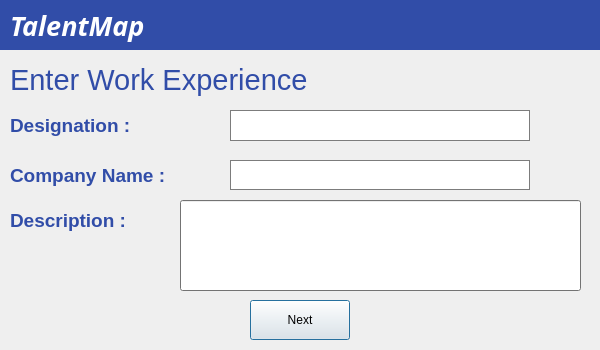
<?xml version="1.0" encoding="UTF-8"?>
<ui version="4.0">
 <class>Dialog</class>
 <widget class="QDialog" name="Dialog">
  <property name="geometry">
   <rect>
    <x>0</x>
    <y>0</y>
    <width>600</width>
    <height>350</height>
   </rect>
  </property>
  <property name="windowTitle">
   <string>TalentMap</string>
  </property>
  <property name="windowOpacity">
   <double>1.000000000000000</double>
  </property>
  <property name="autoFillBackground">
   <bool>false</bool>
  </property>
  <widget class="QWidget" name="widget" native="true">
   <property name="geometry">
    <rect>
     <x>0</x>
     <y>0</y>
     <width>600</width>
     <height>50</height>
    </rect>
   </property>
   <property name="palette">
    <palette>
     <active>
      <colorrole role="Base">
       <brush brushstyle="SolidPattern">
        <color alpha="255">
         <red>255</red>
         <green>255</green>
         <blue>255</blue>
        </color>
       </brush>
      </colorrole>
      <colorrole role="Window">
       <brush brushstyle="SolidPattern">
        <color alpha="255">
         <red>49</red>
         <green>77</green>
         <blue>168</blue>
        </color>
       </brush>
      </colorrole>
     </active>
     <inactive>
      <colorrole role="Base">
       <brush brushstyle="SolidPattern">
        <color alpha="255">
         <red>255</red>
         <green>255</green>
         <blue>255</blue>
        </color>
       </brush>
      </colorrole>
      <colorrole role="Window">
       <brush brushstyle="SolidPattern">
        <color alpha="255">
         <red>49</red>
         <green>77</green>
         <blue>168</blue>
        </color>
       </brush>
      </colorrole>
     </inactive>
     <disabled>
      <colorrole role="Base">
       <brush brushstyle="SolidPattern">
        <color alpha="255">
         <red>49</red>
         <green>77</green>
         <blue>168</blue>
        </color>
       </brush>
      </colorrole>
      <colorrole role="Window">
       <brush brushstyle="SolidPattern">
        <color alpha="255">
         <red>49</red>
         <green>77</green>
         <blue>168</blue>
        </color>
       </brush>
      </colorrole>
     </disabled>
    </palette>
   </property>
   <property name="autoFillBackground">
    <bool>true</bool>
   </property>
   <widget class="QLabel" name="label">
    <property name="geometry">
     <rect>
      <x>10</x>
      <y>0</y>
      <width>171</width>
      <height>51</height>
     </rect>
    </property>
    <property name="font">
     <font>
      <family>STCaiyun</family>
     </font>
    </property>
    <property name="text">
     <string>&lt;html&gt;&lt;head/&gt;&lt;body&gt;&lt;p&gt;&lt;span style=&quot; font-size:20pt; font-weight:600; font-style:italic; color:#ffffff;&quot;&gt;TalentMap&lt;/span&gt;&lt;/p&gt;&lt;/body&gt;&lt;/html&gt;</string>
    </property>
   </widget>
  </widget>
  <widget class="QWidget" name="widget_2" native="true">
   <property name="geometry">
    <rect>
     <x>0</x>
     <y>50</y>
     <width>600</width>
     <height>300</height>
    </rect>
   </property>
   <property name="palette">
    <palette>
     <active>
      <colorrole role="Base">
       <brush brushstyle="SolidPattern">
        <color alpha="255">
         <red>255</red>
         <green>255</green>
         <blue>255</blue>
        </color>
       </brush>
      </colorrole>
      <colorrole role="Window">
       <brush brushstyle="SolidPattern">
        <color alpha="255">
         <red>161</red>
         <green>161</green>
         <blue>161</blue>
        </color>
       </brush>
      </colorrole>
     </active>
     <inactive>
      <colorrole role="Base">
       <brush brushstyle="SolidPattern">
        <color alpha="255">
         <red>255</red>
         <green>255</green>
         <blue>255</blue>
        </color>
       </brush>
      </colorrole>
      <colorrole role="Window">
       <brush brushstyle="SolidPattern">
        <color alpha="255">
         <red>161</red>
         <green>161</green>
         <blue>161</blue>
        </color>
       </brush>
      </colorrole>
     </inactive>
     <disabled>
      <colorrole role="Base">
       <brush brushstyle="SolidPattern">
        <color alpha="255">
         <red>161</red>
         <green>161</green>
         <blue>161</blue>
        </color>
       </brush>
      </colorrole>
      <colorrole role="Window">
       <brush brushstyle="SolidPattern">
        <color alpha="255">
         <red>161</red>
         <green>161</green>
         <blue>161</blue>
        </color>
       </brush>
      </colorrole>
     </disabled>
    </palette>
   </property>
   <widget class="QLabel" name="label_2">
    <property name="geometry">
     <rect>
      <x>10</x>
      <y>10</y>
      <width>471</width>
      <height>41</height>
     </rect>
    </property>
    <property name="styleSheet">
     <string notr="true">font: 8pt &quot;STHupo&quot;;</string>
    </property>
    <property name="text">
     <string>&lt;html&gt;&lt;head/&gt;&lt;body&gt;&lt;p&gt;&lt;span style=&quot; font-size:22pt; color:#314da8;&quot;&gt;Enter Work Experience&lt;/span&gt;&lt;/p&gt;&lt;/body&gt;&lt;/html&gt;</string>
    </property>
    <property name="textFormat">
     <enum>Qt::AutoText</enum>
    </property>
   </widget>
   <widget class="QPushButton" name="pushButton4">
    <property name="geometry">
     <rect>
      <x>250</x>
      <y>250</y>
      <width>100</width>
      <height>40</height>
     </rect>
    </property>
    <property name="text">
     <string>Next</string>
    </property>
   </widget>
   <widget class="QLineEdit" name="descripbox">
    <property name="geometry">
     <rect>
      <x>180</x>
      <y>150</y>
      <width>401</width>
      <height>91</height>
     </rect>
    </property>
   </widget>
   <widget class="QLabel" name="label_3">
    <property name="geometry">
     <rect>
      <x>10</x>
      <y>150</y>
      <width>151</width>
      <height>41</height>
     </rect>
    </property>
    <property name="text">
     <string>&lt;html&gt;&lt;head/&gt;&lt;body&gt;&lt;p&gt;&lt;span style=&quot; font-size:14pt; font-weight:600; color:#314da8;&quot;&gt;Description :&lt;/span&gt;&lt;/p&gt;&lt;/body&gt;&lt;/html&gt;</string>
    </property>
   </widget>
   <widget class="QLabel" name="label_4">
    <property name="geometry">
     <rect>
      <x>10</x>
      <y>60</y>
      <width>161</width>
      <height>31</height>
     </rect>
    </property>
    <property name="text">
     <string>&lt;html&gt;&lt;head/&gt;&lt;body&gt;&lt;p&gt;&lt;span style=&quot; font-size:14pt; font-weight:600; color:#314da8;&quot;&gt;Designation      :&lt;/span&gt;&lt;/p&gt;&lt;/body&gt;&lt;/html&gt;</string>
    </property>
   </widget>
   <widget class="QLabel" name="label_5">
    <property name="geometry">
     <rect>
      <x>10</x>
      <y>110</y>
      <width>211</width>
      <height>31</height>
     </rect>
    </property>
    <property name="text">
     <string>&lt;html&gt;&lt;head/&gt;&lt;body&gt;&lt;p&gt;&lt;span style=&quot; font-size:14pt; font-weight:600; color:#314da8;&quot;&gt;Company Name :&lt;/span&gt;&lt;/p&gt;&lt;/body&gt;&lt;/html&gt;</string>
    </property>
   </widget>
   <widget class="QTextEdit" name="desigbox">
    <property name="geometry">
     <rect>
      <x>230</x>
      <y>60</y>
      <width>300</width>
      <height>31</height>
     </rect>
    </property>
   </widget>
   <widget class="QTextBrowser" name="companybox">
    <property name="geometry">
     <rect>
      <x>230</x>
      <y>110</y>
      <width>300</width>
      <height>30</height>
     </rect>
    </property>
   </widget>
  </widget>
 </widget>
 <resources/>
 <connections/>
</ui>
